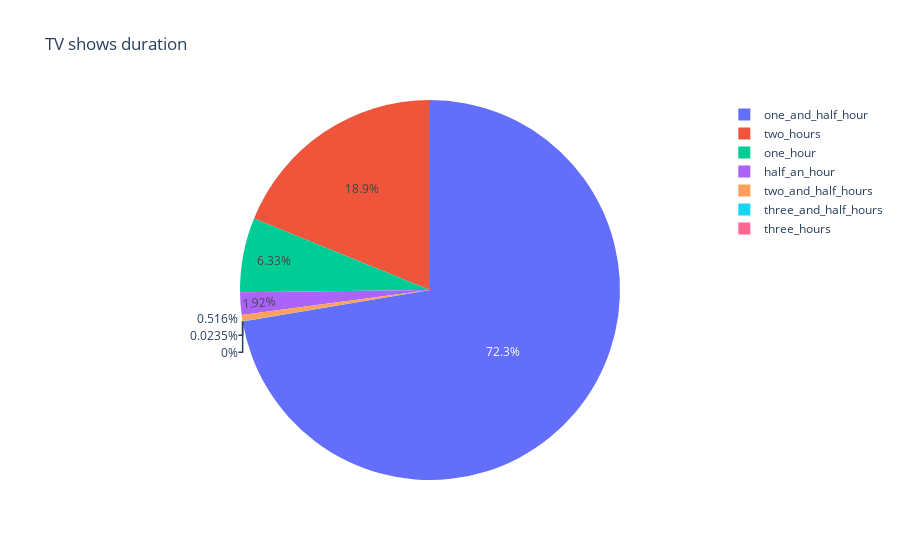

The code cell stored with this chart in its notebook:
### Code cell
#creating bins for duration
bin_edges = [0, 30, 60, 120, 180, 240, 300, 360]
bin_labels = ["half_an_hour", "one_hour", "one_and_half_hour", "two_hours", "two_and_half_hours", "three_hours", "three_and_half_hours"]

movies['bins'] = pd.cut(movies['duration'], bins=bin_edges, labels=bin_labels)
fig = px.pie(data_frame=movies, names=movies["bins"].value_counts().index,
             values=movies["bins"].value_counts().values, title="TV shows duration")

fig.show()

### Figure 1 — Plotly figure (JSON) as saved in the notebook; plotly's stock layout.template omitted (floating-point values rounded to 4 significant figures)
{"data": [{"domain": {"x": [0, 1], "y": [0, 1]}, "hovertemplate": "label=%{label}<br>value=%{value}<extra></extra>", "labels": ["one_and_half_hour", "two_hours", "one_hour", "half_an_hour", "two_and_half_hours", "three_and_half_hours", "three_hours"], "legendgroup": "", "name": "", "showlegend": true, "type": "pie", "values": [3085, 804, 270, 82, 22, 1, 0]}], "layout": {"legend": {"tracegroupgap": 0}, "title": {"text": "TV shows duration"}}}
